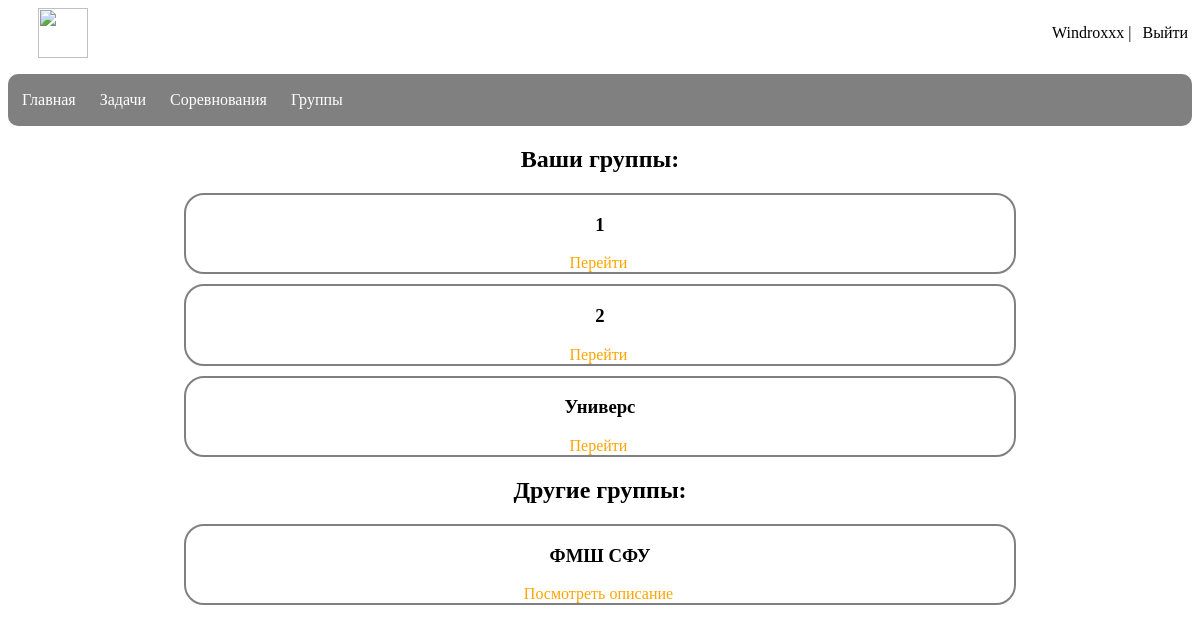
The page /groups (signed in) on the database its author committed.
### app/models.py (models this page shows, shortened)
class User(UserMixin, db.Model):
    id = db.Column(db.Integer, primary_key=True)
    username = db.Column(db.String(50), index=True, unique=True)
    email = db.Column(db.String(120), index=True, unique=True)
    password_hash = db.Column(db.String(128))
    groups = db.relationship('UserGroup', backref='user', lazy='dynamic')
    tasks = db.relationship('Task', backref='creator', lazy='dynamic')
    solutions = db.relationship('Solution', backref='user', lazy='dynamic')
    def get_groups(self):
        return Groups.query.filter(Groups.id.in_(list(map(lambda g: g.group_id, self.groups)))).all()

class Groups(db.Model):
    id = db.Column(db.Integer, primary_key=True)
    title = db.Column(db.String(100), unique=True, nullable=False)
    statement = db.Column(db.Text, nullable=True)
    users = db.relationship('UserGroup', backref='group', lazy='dynamic')

### app/routes.py (the view)
@app.route('/groups', defaults={'id': None})
@app.route('/groups/<int:id>')
def groups(id):
    if id:
        group = Groups.query.get(id)
        return render_template('group.html',  cureent_user=current_user, group=group)
    groups = Groups.query.all()
    return render_template('groups.html', groups=groups)

### app/models.py (called while the page is built)
@login.user_loader
def load_user(id):
    return User.query.get(int(id))

### app/templates/groups.html (shortened to what this page needs)
{% extends "base.html" %}
{% block content %}
<body>
    <div class="container">
        <section>
            {% if not current_user.is_anonymous %}
                {% if current_user.get_groups() %}
                    <h2>Ваши группы:</h2>
                    <div class="group-list">
                        {% for group in current_user.get_groups() %}
                            <div class="group-card">
                                <h3>{{ group.title }}</h3>
                                <a href="{{ url_for('groups', id=group.id) }}" class="sub">Перейти</a>
                            </div>
                        {% endfor %}
                    </div>
                {% else %}
                    <p>Вы не содержитесь ни в одной группе</p>
                {% endif %}
            {% endif %}
        </section>
        <section>
            {% if not current_user.is_anonymous %}
                <h2>Другие группы:</h2>
            {% endif %}
            {% if groups %}
                <div class="group-list">
                    {% for group in groups %}
                        {% if not current_user.is_anonymous %}
                            {% if group not in current_user.get_groups() %}
                                <div class="group-card">
                                    <h3>{{ group.title }}</h3>
                                    <a href="{{ url_for('groups', id=group.id) }}" class="sub" >Посмотреть описание</a>
                                </div>
                            {% endif %}
                        {% else %}
                            <div class="group-card">
                                <h3>{{ group.title }}</h3>
                                <a href="{{ url_for('groups', id=group.id) }}" class="sub" >Посмотреть описание</a>
                            </div>
                        {% endif %}
                    {% endfor %}
                </div>
            {% else %}
                <p>Нет доступных групп для присоединения.</p>
            {% endif %}
        </section>
    </div>
</body>
</html>
{% endblock %}

### app/templates/base.html (shortened to what this page needs)
<html>
    <head>
        <link type="text/css" href="../static/css/styles.css" rel="stylesheet" />
    </head>
    <body>
        <div id="header">
            <a href="/"><img class="logo" src="../static/images/logo.png"></a>
            <div>
                {% if current_user.is_anonymous %}
                <a href="/login" class="login">Войти</a>
                |
                <a href="/register" class="login">Зарегистрироваться</a>
                {% else %}
                <a href="/profile" id="profile_button"> {{ current_user.username }} </a>
                |
                <a href="{{ '/logout' }}" class="login">Выйти</a>
                {% endif %}
            </div>
        </div>
        <div id="menu">
            <ul>
                <li><a href="/">Главная</a></li>
                <li><a href="/tasks">Задачи</a></li>
                <li><a href="/contests">Соревнования</a></li>
                <li><a href="/groups">Группы</a></li>
            </ul>
        </div>
        {% block content %}{% endblock %}
    </body>
</html>

### app/static/css/styles.css (style rules this page uses)
body { font-family: Comic Sans MS; }
ul { list-style-type: none; padding: 7px; overflow: hidden; background-color: grey; border-radius: 10px; }
.logo { height: 50px; margin-left: 30px; }
#header { display: flex; justify-content: space-between; align-items: center; }
.login { color: black; text-align: center; }
.login { padding: 4px; padding-left: 7px; color: black; border-radius: 5px; text-decoration: none; }
li { float: left; }
li a { display: block; color: white; text-align: center; margin-right: 10px; padding: 10px; padding-left: 7px; padding-right: 7px; border-radius: 10px; text-decoration: none; }
#profile_button { color: black; text-decoration: none; }
h2 { text-align: center; }
.group-card { text-align: center; border: 2px solid grey; width: 70%; border-radius: 20px; margin-left: auto; margin-right: auto; margin-bottom: 10px; }
.sub { padding: 10px; padding-left: 7px; color: orange; border-radius: 5px; text-decoration: none; }

### rows shown on the page
User: username "Windroxxx"
Groups: title "1"
Groups: title "2"
Groups: title "Универс"
Groups: title "ФМШ СФУ"
